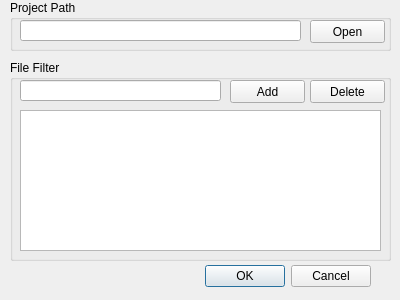
<?xml version="1.0" encoding="UTF-8"?>
<ui version="4.0">
 <class>PathDlg</class>
 <widget class="QDialog" name="PathDlg">
  <property name="geometry">
   <rect>
    <x>0</x>
    <y>0</y>
    <width>400</width>
    <height>300</height>
   </rect>
  </property>
  <property name="windowTitle">
   <string>Set Project Path</string>
  </property>
  <widget class="QDialogButtonBox" name="buttonBox">
   <property name="geometry">
    <rect>
     <x>30</x>
     <y>260</y>
     <width>341</width>
     <height>32</height>
    </rect>
   </property>
   <property name="orientation">
    <enum>Qt::Horizontal</enum>
   </property>
   <property name="standardButtons">
    <set>QDialogButtonBox::Cancel|QDialogButtonBox::Ok</set>
   </property>
  </widget>
  <widget class="QGroupBox" name="groupBox">
   <property name="geometry">
    <rect>
     <x>10</x>
     <y>0</y>
     <width>381</width>
     <height>51</height>
    </rect>
   </property>
   <property name="title">
    <string>Project Path</string>
   </property>
   <widget class="QLineEdit" name="pathEdit">
    <property name="geometry">
     <rect>
      <x>10</x>
      <y>20</y>
      <width>281</width>
      <height>21</height>
     </rect>
    </property>
   </widget>
   <widget class="QPushButton" name="openPathButton">
    <property name="geometry">
     <rect>
      <x>300</x>
      <y>20</y>
      <width>75</width>
      <height>23</height>
     </rect>
    </property>
    <property name="text">
     <string>Open</string>
    </property>
   </widget>
  </widget>
  <widget class="QGroupBox" name="groupBox_2">
   <property name="geometry">
    <rect>
     <x>10</x>
     <y>60</y>
     <width>381</width>
     <height>201</height>
    </rect>
   </property>
   <property name="title">
    <string>File Filter</string>
   </property>
   <widget class="QLineEdit" name="filePatternEdit">
    <property name="geometry">
     <rect>
      <x>10</x>
      <y>20</y>
      <width>201</width>
      <height>21</height>
     </rect>
    </property>
   </widget>
   <widget class="QPushButton" name="addPatternButton">
    <property name="geometry">
     <rect>
      <x>220</x>
      <y>20</y>
      <width>75</width>
      <height>23</height>
     </rect>
    </property>
    <property name="text">
     <string>Add</string>
    </property>
   </widget>
   <widget class="QListWidget" name="patternList">
    <property name="geometry">
     <rect>
      <x>10</x>
      <y>50</y>
      <width>361</width>
      <height>141</height>
     </rect>
    </property>
   </widget>
   <widget class="QPushButton" name="delPatternButton">
    <property name="geometry">
     <rect>
      <x>300</x>
      <y>20</y>
      <width>75</width>
      <height>23</height>
     </rect>
    </property>
    <property name="text">
     <string>Delete</string>
    </property>
   </widget>
  </widget>
 </widget>
 <resources/>
 <connections>
  <connection>
   <sender>buttonBox</sender>
   <signal>accepted()</signal>
   <receiver>PathDlg</receiver>
   <slot>accept()</slot>
   <hints>
    <hint type="sourcelabel">
     <x>248</x>
     <y>254</y>
    </hint>
    <hint type="destinationlabel">
     <x>157</x>
     <y>274</y>
    </hint>
   </hints>
  </connection>
  <connection>
   <sender>buttonBox</sender>
   <signal>rejected()</signal>
   <receiver>PathDlg</receiver>
   <slot>reject()</slot>
   <hints>
    <hint type="sourcelabel">
     <x>316</x>
     <y>260</y>
    </hint>
    <hint type="destinationlabel">
     <x>286</x>
     <y>274</y>
    </hint>
   </hints>
  </connection>
 </connections>
</ui>
